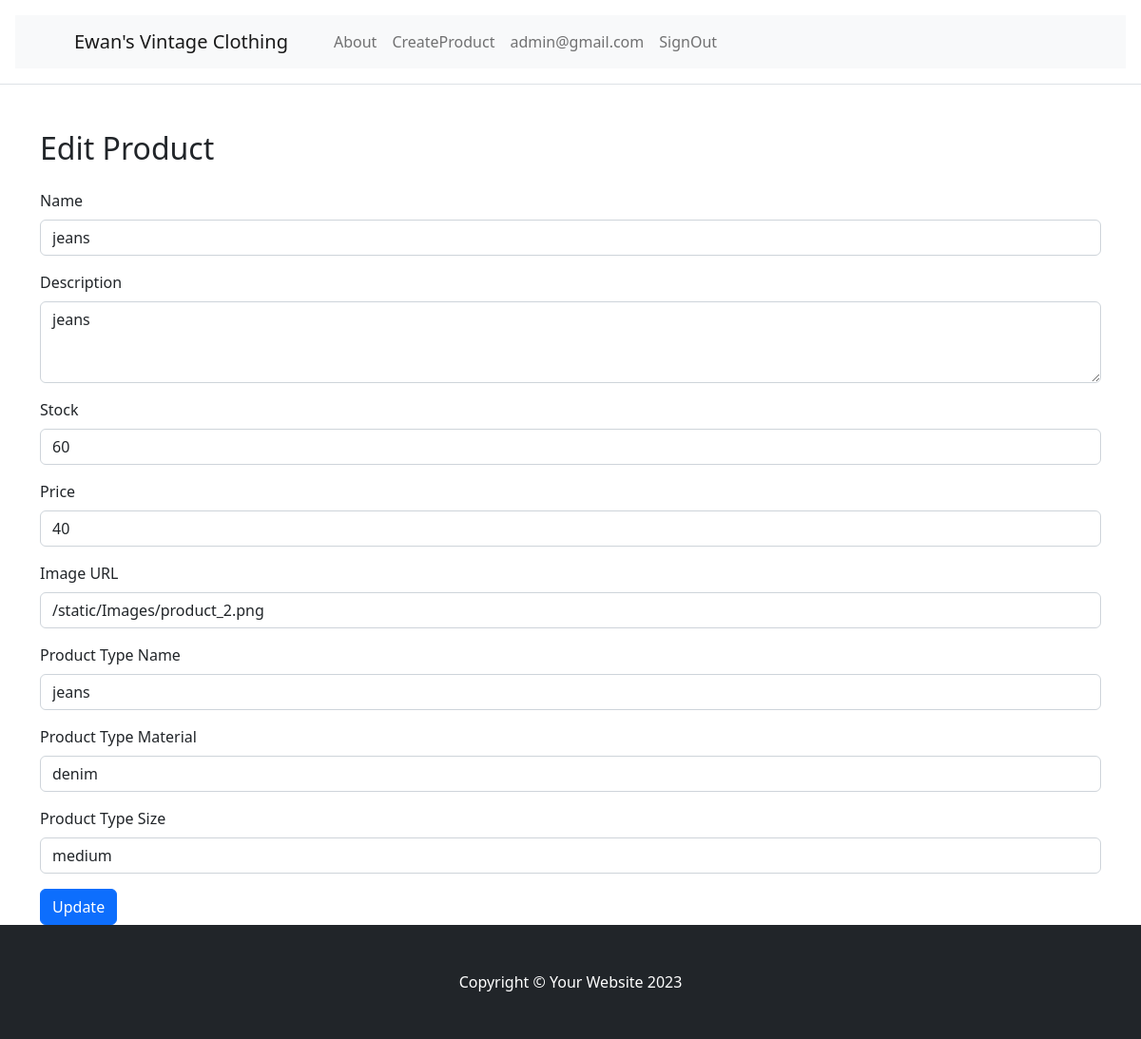
The app's page /products/jeans/edit (signed in) with its own data.
### tables this page shows
CREATE TABLE User (
    id INTEGER PRIMARY KEY AUTOINCREMENT,
    firstname VARCHAR(255) NOT NULL,
    lastname VARCHAR(255) NOT NULL,
    email VARCHAR(255) NOT NULL UNIQUE,
    password TEXT NOT NULL,
    is_admin BOOLEAN NOT NULL DEFAULT 0,
    is_active BOOLEAN NOT NULL DEFAULT 1
);

CREATE TABLE Product (
    id INTEGER PRIMARY KEY AUTOINCREMENT,
    name VARCHAR(255) NOT NULL,
    description TEXT,
    stock INT NOT NULL CHECK (stock >= 0),
    price DECIMAL(10, 2) NOT NULL CHECK (price >= 0.00),
    imageurl VARCHAR(255) NOT NULL,
    created_by INT NOT NULL,
    product_type INT NOT NULL,
    created_at TIMESTAMP DEFAULT CURRENT_TIMESTAMP,
    FOREIGN KEY (created_by) REFERENCES User(id) ON DELETE CASCADE,
    FOREIGN KEY (product_type) REFERENCES ProductType(id) ON DELETE CASCADE
);

CREATE TABLE ProductType (
    id INTEGER PRIMARY KEY AUTOINCREMENT,
    name VARCHAR(20) NOT NULL,
    material VARCHAR(20) NOT NULL,
    size VARCHAR(20) NOT NULL
);

### app.py (the view, shortened to what this page needs)
@app.route('/products/<name>/edit', methods=['GET', 'POST'])
def product_edit(name):
    if g.user and g.user.is_admin:
        try:
            product=select_product_by_name(name)
            return render_template('ProductEdit.html', product=product)
        except Exception as e:
            print(e)
            flash('Error while updating','danger')
            return redirect(url_for('products_spread'))
    flash('Unauthorised users cannot edit product','danger')
    return redirect(url_for('products_spread'))

### Model/Product.py (called while the page is built)
    def to_dict(self) -> dict:
        return {
            "id":self.id, "name":self.name, "material":self.material, "size":self.size
        }

    def to_dict(self):
        return {
            'id': self.id,
            'name': self.name,
            'description': self.description,
            'stock': self.stock,
            'price': self.price,
            'imageurl': self.imageurl,
            'created_by': self.created_by,
            'product_type': self.product_type,
            'created_at': self.created_at
        }

### Service/UserService.py (called while the page is built)
    def get_user_by_email(self,email):
        return select_user_by_email(email)

### app.py (called while the page is built)
@app.before_request
def before_request():
    email=session.get("email")
    if email is None:
        g.user = None
    else:
        validation = UserValidation()
        user=UserService(validation).get_user_by_email(email)
        if user:
            g.user=user
            if 'cart' not in session:
                session['cart'] = {"user": user.email, "items": [],}
            else:
                g.cart = session['cart']#assign cart to g.cart to access in the template easily
        else:
            session.clear()

### db.py (called while the page is built)
def select_user_by_email(email):
    mydb=get_db()
    row=mydb.execute("""SELECT id, firstname, lastname, email, password, is_admin, is_active FROM User WHERE email = ?""",
                 (email,)).fetchone()
    if row:
        user=UserRead(id=row[0], firstname=row[1], lastname=row[2], email=row[3], password=row[4], is_admin=row[5], is_active=row[6])
        return user

def get_db():
    db = getattr(g, '_database', None)
    if db is None:
        db = g._database = sqlite3.connect(DATABASE)
    return db

def select_product_type_by_id(id):
    mydb = get_db()
    row=mydb.execute("""select id, name, material, size FROM ProductType WHERE id = ?"""
                     ,(id,)).fetchone()
    if row:
        producttype=ProductTypeRead(id=row[0],
                                    name=row[1],
                                    material=row[2],
                                    size=row[3]).to_dict()
        return producttype

### templates/ProductEdit.html
{% extends "base.html" %}
{%  block content %}
    <div class="container mt-5">
        <h2 class="mb-4">Edit Product</h2>
        <form method="POST" action="{{ url_for('product_edit',name=product.name) }}">
            <div class="mb-3">
                <label for="name" class="form-label">Name</label>
                <input value="{{ product.name }}" type="text" class="form-control" id="name" name="name" required>
            </div>
            <div class="mb-3">
                <label for="description" class="form-label">Description</label>
                <textarea class="form-control" id="description" name="description" rows="3" required>{{ product.description }} </textarea>
            </div>
            <div class="mb-3">
                <label for="stock" class="form-label">Stock</label>
                <input value="{{ product.stock }}" type="number" class="form-control" id="stock" name="stock" min="0" required>
            </div>
            <div class="mb-3">
                <label for="price" class="form-label">Price</label>
                <input value="{{ product.price }}" type="number" class="form-control" id="price" name="price" step="0.01" min="0" required>
            </div>
            <div class="mb-3">
                <label for="imageurl" class="form-label">Image URL</label>
                <input value="{{ product.imageurl }}" type="text" class="form-control" id="imageurl" name="imageurl" required>
            </div>
            <div class="mb-3">
                <label for="producttypename" class="form-label">Product Type Name</label>
                <input value="{{ product.product_type.name }}" type="text" class="form-control" id="producttypename" name="producttypename" required>
            </div>
            <div class="mb-3">
                <label for="producttypematerial" class="form-label">Product Type Material</label>
                <input value="{{ product.product_type.material }}" type="text" class="form-control" id="producttypematerial" name="producttypematerial" required>
            </div>
            <div class="mb-3">
                <label for="producttypesize" class="form-label">Product Type Size</label>
                <input value="{{ product.product_type.size }}" type="text" class="form-control" id="producttypesize" name="producttypesize" required>
            </div>
            <button type="submit" class="btn btn-primary">Update</button>
        </form>
    </div>
{% endblock %}

### templates/header.html (shortened to what this page needs)
<nav class="navbar navbar-expand-lg navbar-light bg-light">
            <div class="container px-4 px-lg-5">
                <a class="navbar-brand" href="{{ url_for('products_spread') }}">Ewan's Vintage Clothing</a>
                <div class="collapse navbar-collapse" id="navbarSupportedContent">
                    <ul class="navbar-nav me-auto mb-2 mb-lg-0 ms-lg-4">
                        <li class="nav-item"><a class="nav-link" href="{{ url_for('about_page') }}">About</a></li>
                        {% if g.user %}
                            {% if g.user.is_admin %}
                                <li class="nav-item"><a class="nav-link" href="{{ url_for('create_product') }}">CreateProduct</a>
                                </li>
                                {% endif %}
                        <li class="nav-item"><a class="nav-link" href="#">{{ g.user.email }}</a></li>
                        <li class="nav-item"><a class="nav-link" href="{{ url_for('signout_page') }}">SignOut</a></li>
                        {% else %}
                        <li class="nav-item"><a class="nav-link" href="{{ url_for('signup_page') }}">SignUp</a></li>
                        <li class="nav-item"><a class="nav-link" href="{{ url_for('signin_page') }}">SignIn</a></li>
                        {% endif %}
                    </ul>
                </div>
            </div>
        </nav>

### records on screen
User: user.email "admin@gmail.com"
Product: name "jeans", description "jeans", stock "60", price "40", imageurl "/static/Images/product_2.png"
ProductType: producttypename "jeans", producttypematerial "denim", producttypesize "medium"
